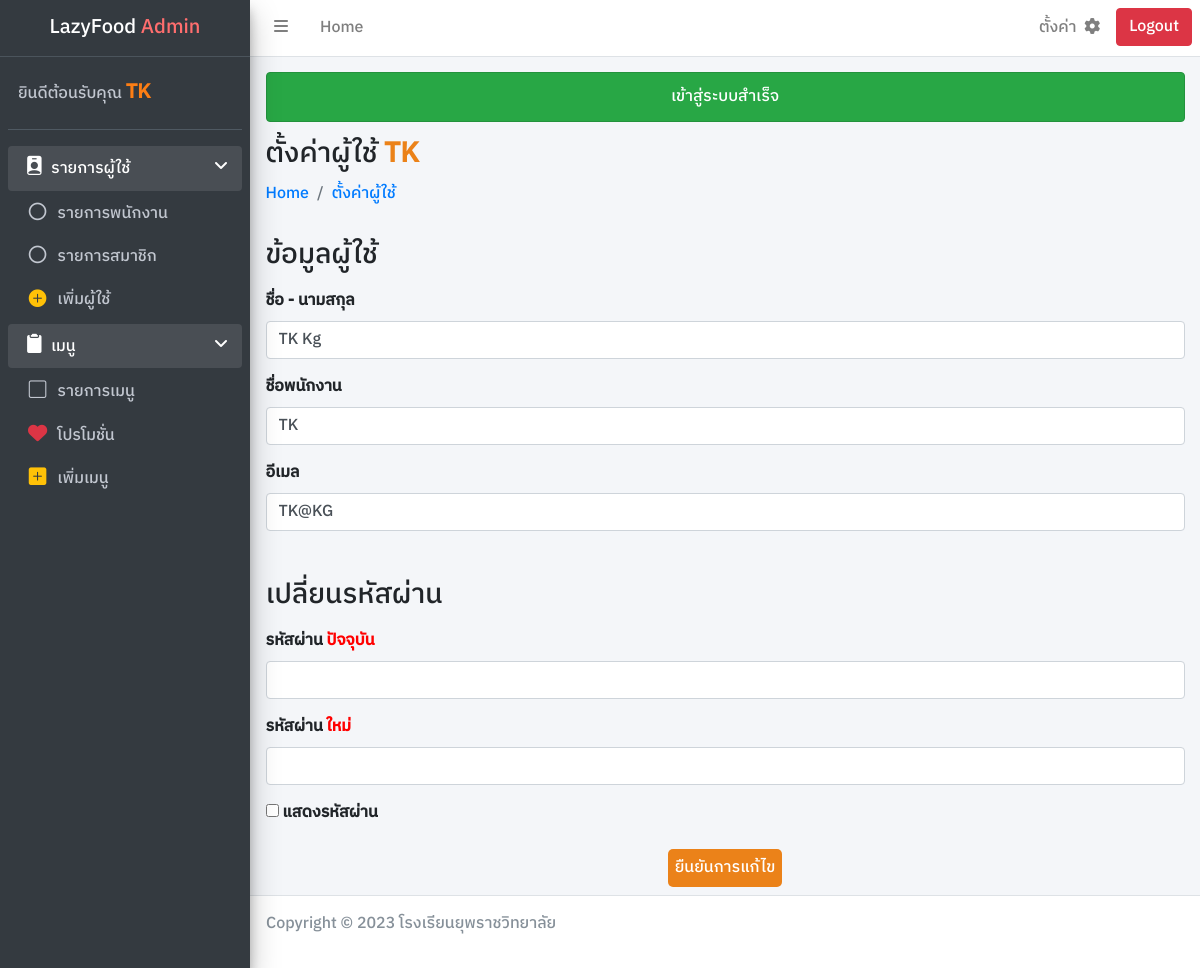
The page /admin/settinguser.php (signed in) on the database its author committed.
### tables this page shows
CREATE TABLE `User` (
  `u_id` int(11) NOT NULL,
  `u_fname` varchar(255) NOT NULL,
  `u_username` varchar(255) NOT NULL,
  `u_email` varchar(255) NOT NULL,
  `u_pass` varchar(255) NOT NULL,
  `u_rank` varchar(255) NOT NULL
);

### connect/server.php (called while the page is built, shortened)
<?php session_start();
    class DB_conn {
        function __construct() {
            $conn = mysqli_connect(DB_host, DB_user, DB_pass, DB_name);
            $this->dbconn = $conn;
        }
    }

### class/user_db.php (called while the page is built, shortened)
<?php require_once '../connect/server.php';
    class User_DB extends DB_conn {
        public function readusername($username) {
            $sql = "SELECT * FROM User WHERE u_username = '$username'";
            $result = mysqli_query($this->dbconn, $sql);
            return $result;
        }
    }

### admin/settinguser.php (the view, shortened to what this page needs)
<?php require_once '../connect/server.php';
require_once '../class/user_db.php';
    $dbuser = new User_DB();
    $username = $_SESSION['name'];
    $readuser = $dbuser->readusername($username);
    $rowuser = mysqli_fetch_assoc($readuser);
?>
<!DOCTYPE html>
<html lang="en">
<head>
    <link rel="stylesheet" href="../framework/css/bootstrap.min.css">
    <link rel="stylesheet" href="https://cdn.jsdelivr.net/npm/bootstrap-icons@1.11.2/font/bootstrap-icons.min.css">
    <link rel="stylesheet" href="../framework/css/adminlte.min.css">
    <link rel="stylesheet" href="https://cdnjs.cloudflare.com/ajax/libs/font-awesome/6.2.1/css/all.min.css">
    <link rel="stylesheet" href="../dist/css/main.css">
</head>
<body class="wrapper">
    <?php include_once './component/navbar.php'; ?>
    <?php include_once './component/sidebar.php'; ?>
    <div class="content-wrapper">
        <div class="content-header">
            <div class="container-fluid">
                <div>
                    <?php include_once './component/succeed.php' ?>
                </div>
                <div >
                    <h3 class="">ตั้งค่าผู้ใช้ <a class="fw-bolder color"><?php echo $username ?></a></h3>
                </div>
                <div>
                    <nav aria-label="breadcrumb">
                        <ol class="breadcrumb">
                            <li class="breadcrumb-item"><a href="./adminpage.php">Home</a></li>
                            <li class="breadcrumb-item"><a href="./settinguser.php">ตั้งค่าผู้ใช้</a></li>
                        </ol>
                    </nav>
                </div>
            </div>
        </div>
        <div class="content">
            <div class="container-fluid">
                <div class="row">
                    <div class="col-12">
                        <h3 class="mt-3 mb-3">ข้อมูลผู้ใช้</h3>
                        <form action="../process/settinguser_db.php" method="post">
                            <div class="mb-3">
                                <label for="fullname" class="form-label">ชื่อ - นามสกุล</label>
                                <input type="text" class="form-control" name="fname" id="fullname" value="<?php echo $rowuser['u_fname'] ?>" autocomplete="off" required>
                            </div>
                            <div class="mb-3">
                                <label for="username" class="form-label">ชื่อพนักงาน</label>
                                <input type="text" class="form-control" name="username" id="username" value="<?php echo $rowuser['u_username'] ?>" autocomplete="off" required>
                            </div>
                            <div class="mb-3">
                                <label for="email" class="form-label">อีเมล</label>
                                <input type="email" class="form-control" name="email" id="email" value="<?php echo $rowuser['u_email'] ?>" autocomplete="off" required>
                            </div>
                            <div class="">
                                <h3 class="mt-5 mb-3">เปลี่ยนรหัสผ่าน</h3>
                                <div class="mb-3">
                                    <label for="password" class="form-label">รหัสผ่าน <o>ปัจจุบัน</o></label>
                                    <input type="password" class="form-control password" name="password" id="password" autocomplete="off">
                                </div>
                                <div class="mb-3">
                                    <label for="newpassword" class="form-label">รหัสผ่าน <o>ใหม่</o></label>
                                    <input type="password" class="form-control password" name="newpassword" id="newpassword" autocomplete="off">
                                </div>
                                <div class="mb-3">
                                    <input type="checkbox" onclick="showpassword()" id="showpass"> <label for="showpass">แสดงรหัสผ่าน</label>
                                </div>
                            </div>
                            <div class="mb-2">
                                <button type="submit" class="btn-color m-auto d-block" name="edituser">ยืนยันการแก้ไข</button>
                            </div>
                        </form>
                    </div>
                </div>
            </div>
        </div>
    </div>
    <?php include_once './component/footer.php'; ?>
</body>
</html>

### rows shown on the page
user: fname "TK Kg", username "TK", email "TK@KG"

### other values the page prints
$_SESSION['name'] "TK"
$_SESSION['succeed'] "เข้าสู่ระบบสำเร็จ"
$username "TK"
